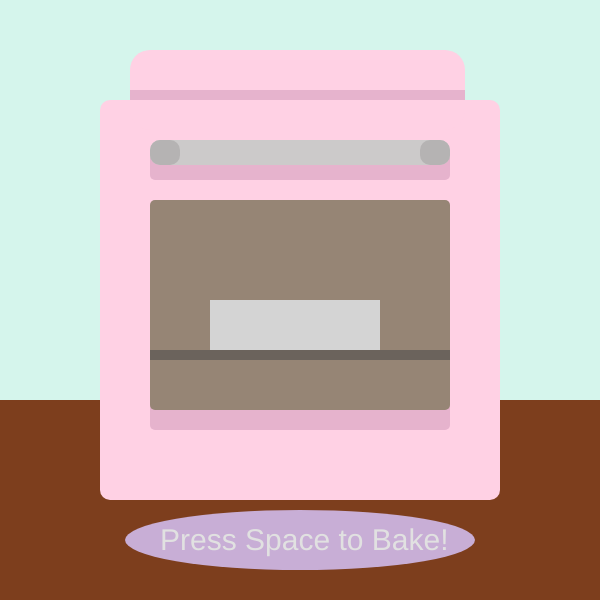
Frame 1 (no input)
Frame 60 (no input): identical to frame 1, image omitted
Frame 120 (the mouse pressed at the canvas centre since frame 60): identical to frame 1, image omitted

The p5.js sketch that drew this single still picture (run headless with seeded random() and noise() and a simulated clock; from frame 60 on, the mouse is pressed at the canvas centre):

// p5.js sketch
// ── sketch.js
let cakeHeight = 50; // Initial height of the cake
let risingSpeed = 1; // speed of cake rising
let maxHeight = 100; // maximum height of the cake
let rising = false; // if the cake is rising

function setup() {
  createCanvas(600, 600);
  noStroke();
}

function draw() {
  background(213, 245, 236);

  // Draw floor
  fill(125, 62, 29);
  rect (0, 400, 600, 600);
  
  // Draw oven
  fill(255, 209, 228);
  rect(100, 100, 400, 400, 10); 
  rect (130, 50, 335,80, 20)
  
  // shadow
  fill (230, 179, 205)
  rect (130, 90, 335, 10)
  rect ( 150, 150, 300, 30,5)
  rect ( 150, 280, 300, 150, 5)
  
  // Draw oven window
  fill (150, 133, 117);
  rect (150, 200, 300, 210, 5);
  
  // Draw oven rack
  fill (107, 99, 92);
  rect (150, 350, 300, 10);
  
  // Draw oven handle
  push();
  fill (204, 202, 202);
  rect (150, 140, 300, 25, 10);
  pop();
  
  push();
  fill (181, 179, 179);
  rect (150, 140, 30, 25, 10);
  rect (420, 140, 30, 25, 10);
  pop();
  
  // Draw rug
  fill (200, 174, 214)
   ellipse (300,540, 350, 60)

  
  // Draw cake
  fill(235, 185, 131); // color for cake
  rect(220, 350 - cakeHeight, 150, cakeHeight, 230); 
  
  // Draw cake tin
  fill (212, 212, 212)
  rect(210, 300, 170, 50)
  
  // "Press Space to Bake!"
  noStroke()
  fill(225)
  textSize(30)
  
  text ('Press Space to Bake!', 160, 550)

  // If the cake is rising, increase its height
  if (rising) {
    cakeHeight += risingSpeed;
    // Stop rising when it reaches the maximum height
    if (cakeHeight >= maxHeight) {
      cakeHeight = maxHeight;
      rising = false; // Stop rising after reaching max height
    }
    
  }
}

// Function to handle key presses
function keyPressed() {
  if (key === ' ') { // Check if the space bar is pressed
    rising = true; // Start rising
  }
}
